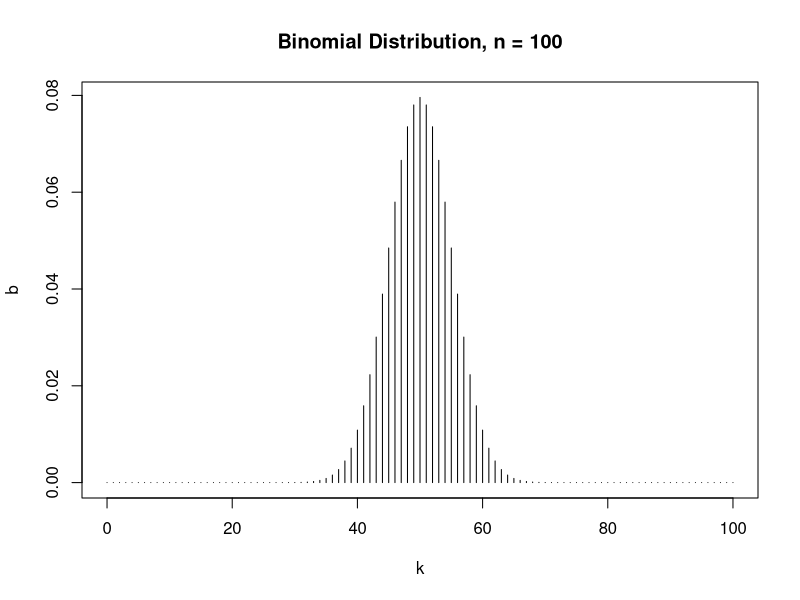

R code for this plot:
## ---- chunk 1
# Define the parameters
n <- 100
p <- 0.5

# Set the x and y plot values
k <- 0:n
b <- dbinom(k, n, p)

# Plot the function
plot(k, b, type='h',
     main=paste('Binomial Distribution, n =',n))
